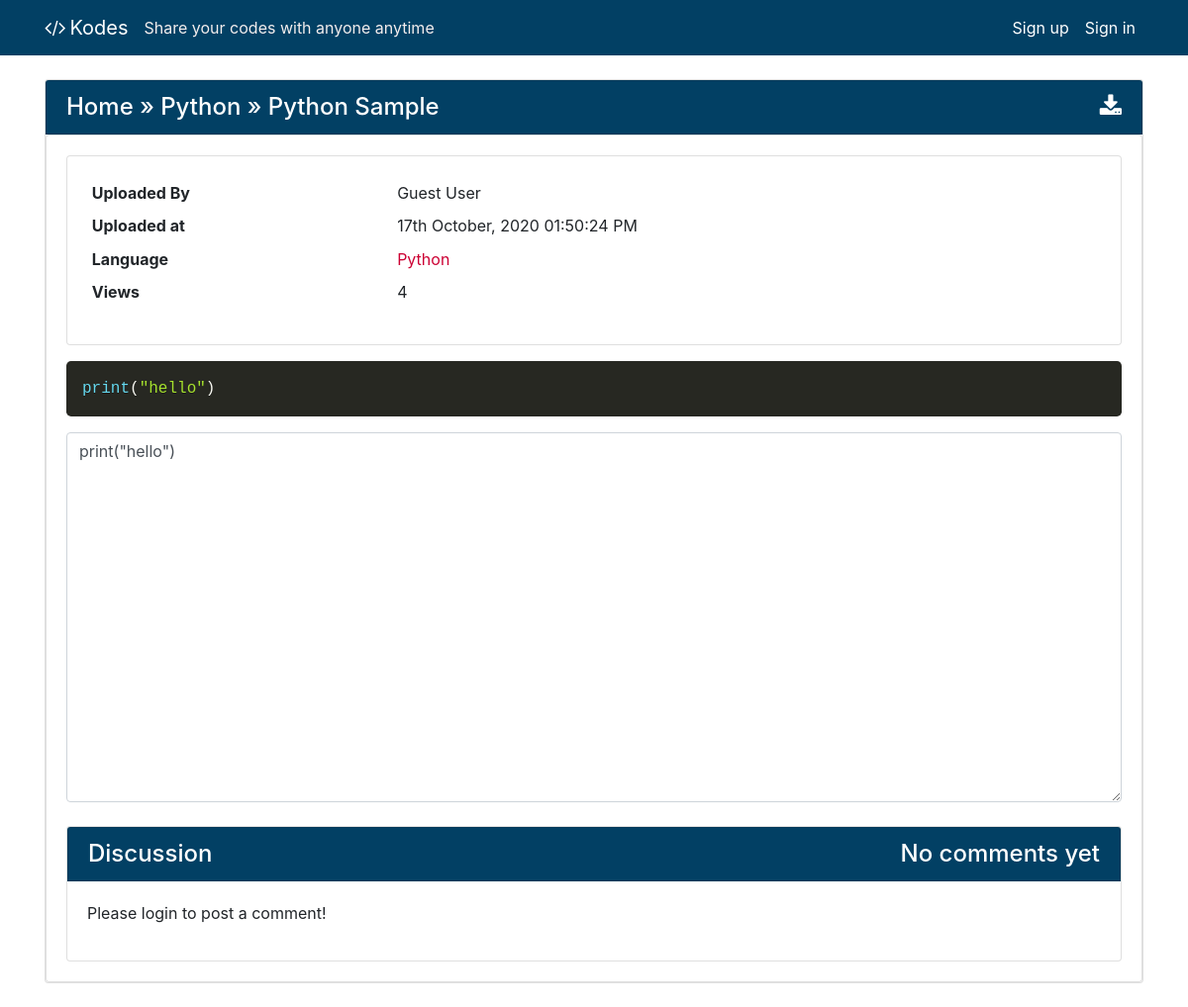
The app's page /code/13/ with its own data.
### codes/models.py (models this page shows, shortened)
class Code(models.Model):
    author = models.ForeignKey(User, on_delete=models.CASCADE, null=True, blank=True)
    created_utc = models.DateTimeField(auto_now_add=True, verbose_name="Created")
    total_views = models.IntegerField(default=0)
    snippet_title = models.CharField(max_length=1000, default="", verbose_name="Title/Filename")
    snippet_body = models.TextField(verbose_name="Code Snippet")
    language = models.ForeignKey(Language, on_delete=models.SET_NULL, null=True)
    is_private = models.BooleanField(default=False, verbose_name="Private")
    password = models.CharField(max_length=1000, default="", blank=True)

class Language(models.Model):
    name = models.CharField(max_length=50, null=False, blank=False)
    language_code = models.IntegerField(default=100, null=False, blank=False)
    is_popular = models.BooleanField(default=False, verbose_name="Popular")
    short_name = models.CharField(max_length=30, null=True, blank=True)
    file_extension = models.CharField(max_length=30, null=True, blank=True)

### codes/views.py (the view)
# urls.py: path('code/<code_id>/', code_view, name="code_view"),
def code_view(request, code_id):
    form = CommentForm()
    try:
        code = Code.objects.get(id=code_id)
        comments = code.comment_set.all()
    except:
        response = render(request, '404.html')
        response.status_code = 404
        return response
    if request.method == "POST":
        form = CommentForm(request.POST)
        if form.is_valid():
            comment = form.save(commit=False)
            comment.author = request.user
            comment.code = code
            comment.save()
            return redirect('code_view', code.id)
    else:
        code.total_views = code.total_views + 1
        code.save()
    context = {
        "code": code,
        "form": form,
        "comments": comments
    }
    return render(request, "codes/code_page.html", context)

### codes/forms.py
class CommentForm(ModelForm):
    class Meta:
        model = Comment
        fields = ['body']

### codes/context_processors.py (called while the page is built)
def sitename_tagline(request):
    context = {
        'SITENAME': settings.SITENAME,
        'TAGLINE': settings.TAGLINE
    }
    return context

### codes/templates/codes/code_page.html (shortened to what this page needs)
{% extends 'codes/base.html' %}
{% load static %}
{% load tz %}
{% block header_scripts %}
<link rel="stylesheet" href="{% static 'prism/prism.css' %}">
{% endblock header_scripts %}
{% block content %}
<div class="card my-4">
    <div class="card card-header shared-snippet-title" style="padding-bottom: 0px !important">
        <h4 class="card-title card-link breadcumb"><a href="{% url 'home' %}">Home</a> &raquo; <a
                href="{% url 'language_page' code.language.name %}">{{code.language.name}}</a> &raquo; {{code.snippet_title}} <span
                class="float-right"><i class="fa fa-download" aria-hidden="true"></i></span></h4>
    </div>
    <div class="card card-body">
        <div class="card mb-2">
            <div class="card-body">
                <table class="table table-borderless table-sm">
                    <tr>
                        <th>Uploaded By</th>
                        <td>{{code.author|default:"Guest User"}}</td>
                    </tr>
                    <tr>
                        <th>Uploaded at</th>
                        <td>{% timezone "Asia/Dhaka" %}{{code.created_utc|date:"dS F, Y h:i:s A"}}{% endtimezone %}</td>
                    </tr>
                    <tr>
                        <th>Language</th>
                        <td><a
                            href="{% url 'language_page' code.language.name %}">{{code.language.name}}</a></td>
                    </tr>
                    <tr>
                        <th>Views</th>
                        <td>{{code.total_views}}</td>
                    </tr>
                </table>
            </div>
        </div>
        <pre><code class="language-{{code.language.short_name}}">{{ code.snippet_body }}</code></pre>
        <textarea class="form-control noscroll my-2 mb-4" rows="15">{{ code.snippet_body }}</textarea>
        <div class="card">
            <div class="card card-header shared-snippet-title" style="padding-bottom: 0px !important">
                <h4 class="card-title card-link breadcumb">Discussion
                    <span class="float-right">
                        {% if comments.count > 1 %}
                            {{comments.count}} comments
                        {% elif comments.count == 1 %}
                            {{comments.count}} comment
                        {% else %}
                            No comments yet
                        {% endif %}
                    </span></h4>
            </div>
            <div class="card-body">
                {% if request.user.is_authenticated %}
                <form method="post" class="mb-3">
                    {% csrf_token %}
                    <div class="form-group">
                        {{form.body}}
                    </div>
                    <input type="submit" value="Post" class="btn btn-success code-submit">
                </form>
                {% else %}
                    <p>Please login to post a comment!</p>
                {% endif %}
            </div>
        </div>
    </div>
</div>
{% endblock content %}

### codes/static/main.css (style rules this page uses)
a { text-decoration: none; color: #c03; }
.card-link.breadcumb a { text-decoration: none; color: white; }
.card.card-header.shared-snippet-title { background-color: #024064; color: #fff; }

### codes/static/prism/prism.css (style rules this page uses)
code[class*="language-"], pre[class*="language-"] { color: #f8f8f2; background: none; text-shadow: 0 1px rgba(0, 0, 0, 0.3); font-family: Consolas, Monaco, 'Andale Mono', 'Ubuntu Mono', monospace; font-size: 1em; text-align: left; white-space: pre; word-spacing: normal; word-break: normal; word-wrap: normal; line-height: 1.5; -moz-tab-size: 4; -o-tab-size: 4; tab-size: 4; -webkit-hyphens: none; -moz-hyphens: none; -ms-hyphens: none; hyphens: none; }
pre[class*="language-"] { padding: 1em; margin: .5em 0; overflow: auto; border-radius: 0.3em; }
:not(pre) > code[class*="language-"], pre[class*="language-"] { background: #272822; }

### records on screen
Code: language.name "Python", snippet_title "Python Sample", author "Guest User", created_utc "17th October, 2020 01:50:24 PM", total_views "4", snippet_body "print(\"hello\")"

### other values on screen
{{ SITENAME }} "Kodes"
{{ TAGLINE }} "Share your codes with anyone anytime"
